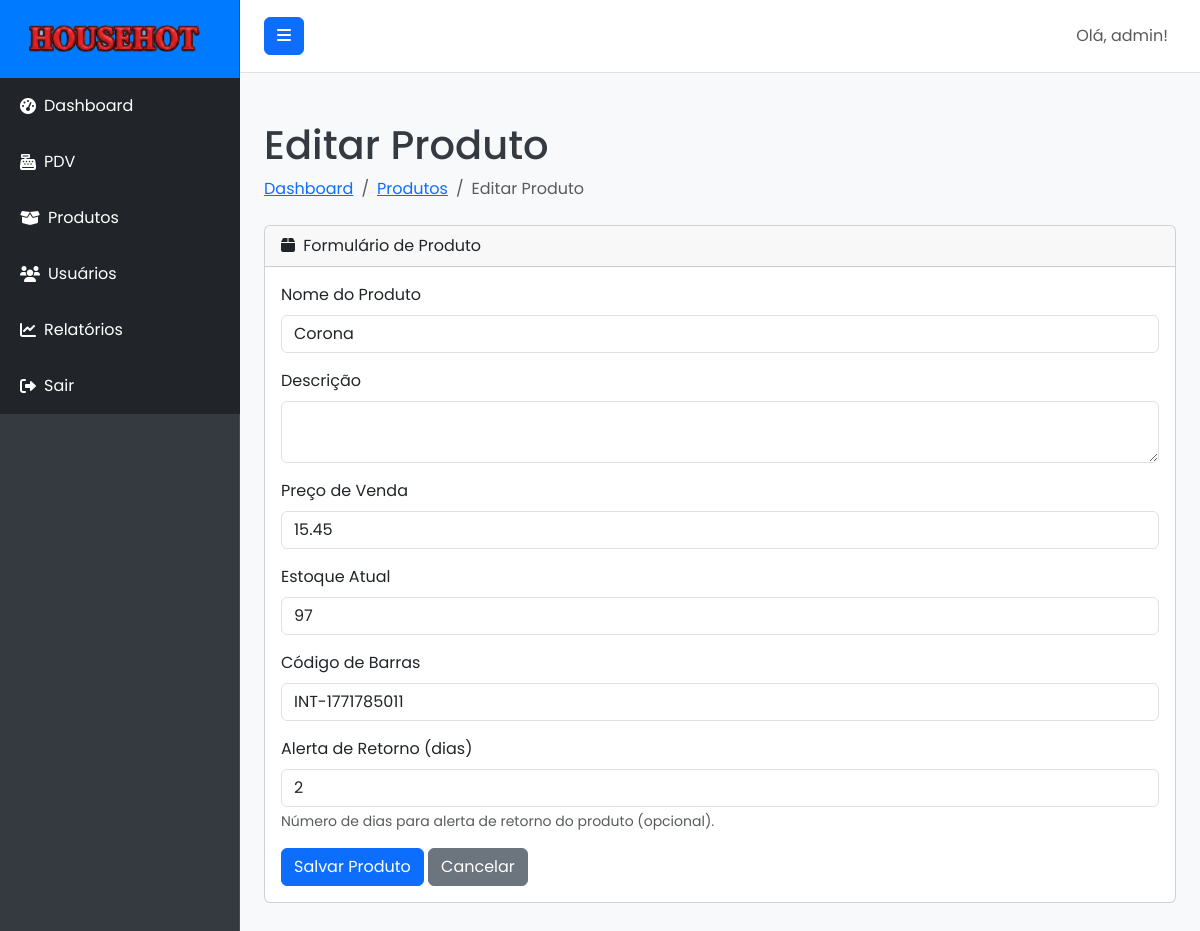
/product/edit/4 (signed in), run on the app's committed database.
### models.py (models this page shows, shortened)
class User(UserMixin, db.Model):
    __tablename__ = 'users'
    id = db.Column(db.Integer, primary_key=True)
    username = db.Column(db.String(80), unique=True, nullable=False)
    email = db.Column(db.String(120), unique=True, nullable=False)
    password_hash = db.Column(db.String(255), nullable=False)
    role = db.Column(db.String(20), default='user', nullable=False)
    created_at = db.Column(db.DateTime, default=datetime.utcnow)
    sales = db.relationship('Sale', backref='operator', lazy=True)
    def is_admin(self):
        return self.role == 'admin'

class Product(db.Model):
    __tablename__ = 'products'
    id = db.Column(db.Integer, primary_key=True)
    name = db.Column(db.String(120), nullable=False)
    description = db.Column(db.Text, nullable=True)
    price = db.Column(db.Float, nullable=False)
    stock = db.Column(db.Integer, default=0, nullable=False)
    barcode = db.Column(db.String(100), unique=True, nullable=True)
    return_alert_days = db.Column(db.Integer, nullable=True)
    created_at = db.Column(db.DateTime, default=datetime.utcnow)
    sale_items = db.relationship('SaleItem', backref='product', lazy=True)

### routes.py (the view)
@main_bp.route('/product/edit/<int:product_id>', methods=['GET', 'POST'])
@admin_required
def edit_product(product_id):
    product = Product.query.get_or_404(product_id)
    form = ProductForm(obj=product)
    if form.validate_on_submit():
        form.populate_obj(product)
        if not product.barcode or not product.barcode.strip(): product.barcode = f"INT-{int(time.time())}"
        db.session.commit()
        return redirect(url_for('main.products'))
    return render_template('add_edit_product.html', title='Editar Produto', form=form)

### forms.py
class ProductForm(FlaskForm):
    name = StringField('Nome do Produto', validators=[DataRequired()])
    description = TextAreaField('Descrição', validators=[Optional()])
    price = DecimalField('Preço de Venda', validators=[DataRequired(), NumberRange(min=0, message='O preço deve ser positivo.')])
    stock = IntegerField('Estoque Atual', validators=[DataRequired(), NumberRange(min=0, message='O estoque não pode ser negativo.')])
    barcode = StringField('Código de Barras', validators=[Optional()])
    return_alert_days = IntegerField('Alerta de Retorno (dias)', validators=[Optional(), NumberRange(min=0, message='O número de dias deve ser positivo.')],
                                     description='Número de dias para alerta de retorno do produto (opcional).')
    submit = SubmitField('Salvar Produto')

### app.py (called while the page is built)
def create_app():
    app = Flask(__name__)
    app.config.from_object(Config)
    db.init_app(app)
    login_manager.init_app(app)
    migrate.init_app(app, db)
    login_manager.login_view = 'main.login'
    @login_manager.user_loader
    def load_user(user_id):
        return User.query.get(int(user_id))
    app.register_blueprint(main_bp)
    with app.app_context():
        db.create_all()
        if not User.query.filter_by(username='admin').first():
            admin_user = User(username='admin', email='admin@pdv.com', role='admin')
            admin_user.set_password('admin123')
            db.session.add(admin_user)
            db.session.commit()
            print("Usuário administrador 'admin' criado com sucesso!")
    return app

### routes.py (called while the page is built)
def admin_required(f):
    @wraps(f)
    @login_required
    def decorated_function(*args, **kwargs):
        if not current_user.is_admin():
            flash('Você não tem permissão para acessar esta página.', 'danger')
            return redirect(url_for('main.dashboard'))
        return f(*args, **kwargs)
    return decorated_function

### templates/add_edit_product.html (shortened to what this page needs)
{% extends "base.html" %}
{% block content %}
<div class="container-fluid">
    <h1 class="mt-4">{{ title }}</h1>
    <ol class="breadcrumb mb-4">
        <li class="breadcrumb-item"><a href="{{ url_for('main.dashboard') }}">Dashboard</a></li>
        <li class="breadcrumb-item"><a href="{{ url_for('main.products') }}">Produtos</a></li>
        <li class="breadcrumb-item active">{{ title }}</li>
    </ol>
    <div class="card mb-4">
        <div class="card-header">
            <i class="fas fa-box me-1"></i>
            Formulário de Produto
        </div>
        <div class="card-body">
            <form method="POST">
                <div class="mb-3">
                    {{ form.name.label(class="form-label") }}
                    {{ form.name(class="form-control") }}
                </div>
                <div class="mb-3">
                    {{ form.description.label(class="form-label") }}
                    {{ form.description(class="form-control") }}
                </div>
                <div class="mb-3">
                    {{ form.price.label(class="form-label") }}
                    {{ form.price(class="form-control") }}
                </div>
                <div class="mb-3">
                    {{ form.stock.label(class="form-label") }}
                    {{ form.stock(class="form-control") }}
                </div>
                <div class="mb-3">
                    {{ form.barcode.label(class="form-label") }}
                    {{ form.barcode(class="form-control") }}
                </div>
                <div class="mb-3">
                    {{ form.return_alert_days.label(class="form-label") }}
                    {{ form.return_alert_days(class="form-control") }}
                    <div class="form-text text-muted">{{ form.return_alert_days.description }}</div>
                </div>
                {{ form.submit(class="btn btn-primary") }}
                <a href="{{ url_for('main.products') }}" class="btn btn-secondary">Cancelar</a>
            </form>
        </div>
    </div>
</div>
{% endblock %}

### templates/base.html (shortened to what this page needs)
<!DOCTYPE html>
<html lang="pt-br">
<head>
    <link href="https://cdn.jsdelivr.net/npm/bootstrap@5.3.0/dist/css/bootstrap.min.css" rel="stylesheet">
    <link rel="stylesheet" href="https://cdnjs.cloudflare.com/ajax/libs/font-awesome/6.0.0-beta3/css/all.min.css">
    <link rel="stylesheet" href="{{ url_for('static', filename='css/style.css') }}">
</head>
<body>
    <div class="d-flex" id="wrapper">
        <div class="bg-dark border-right" id="sidebar-wrapper">
            <div class="sidebar-heading text-white text-center py-4 fs-4 fw-bold">
                <img src="{{ url_for('static', filename='img/logo.png') }}" alt="Logo" class="me-2" style="height: 30px;">
            </div>
            <div class="list-group list-group-flush">
                <a href="{{ url_for('main.dashboard') }}" class="list-group-item list-group-item-action bg-dark text-white">
                    <i class="fas fa-tachometer-alt me-2"></i> Dashboard
                </a>
                <a href="{{ url_for('main.pdv') }}" class="list-group-item list-group-item-action bg-dark text-white">
                    <i class="fas fa-cash-register me-2"></i> PDV
                </a>
                {% if current_user.is_authenticated and current_user.is_admin() %}
                <a href="{{ url_for('main.products') }}" class="list-group-item list-group-item-action bg-dark text-white">
                    <i class="fas fa-box-open me-2"></i> Produtos
                </a>
                <a href="{{ url_for('main.users') }}" class="list-group-item list-group-item-action bg-dark text-white">
                    <i class="fas fa-users me-2"></i> Usuários
                </a>
                <a href="{{ url_for('main.reports') }}" class="list-group-item list-group-item-action bg-dark text-white">
                    <i class="fas fa-chart-line me-2"></i> Relatórios
                </a>
                {% endif %}
                <a href="{{ url_for('main.logout') }}" class="list-group-item list-group-item-action bg-dark text-white">
                    <i class="fas fa-sign-out-alt me-2"></i> Sair
                </a>
            </div>
        </div>
        <div id="page-content-wrapper">
            <nav class="navbar navbar-expand-lg navbar-light bg-light border-bottom">
                <button class="btn btn-primary" id="menu-toggle">
                    <i class="fas fa-bars"></i>
                </button>
                <div class="collapse navbar-collapse" id="navbarSupportedContent">
                    <ul class="navbar-nav ms-auto mt-2 mt-lg-0">
                        <li class="nav-item active">
                            <a class="nav-link" href="#">Olá, {{ current_user.username }}!</a>
                        </li>
                    </ul>
                </div>
            </nav>
            <div class="container-fluid py-4">
                {% block content %}{% endblock %}
            </div>
        </div>
        </div>
</body>
</html>

### static/css/style.css (style rules this page uses)
:root { --primary-color: #007bff; --secondary-color: #28a745; --info-color: #17a2b8; --warning-color: #ffc107; --danger-color: #dc3545; --background-light: #f8f9fa; --text-dark: #343a40; --text-light: #ffffff; --sidebar-bg: #343a40; --sidebar-link-hover: #0056b3; --sidebar-header-bg: var(--primary-color); --navbar-bg: #ffffff; --navbar-border-bottom: #e0e0e0; --card-bg: #ffffff; --card-shadow: 0 0.125rem 0.25rem rgba(0, 0, 0, 0.075); --login-bg-gradient-start: #007bff; --login-bg-gradient-end: #0056b3; --login-card-bg: rgba(255, 255, 255, 0.95); --login-card-shadow: 0 10px 25px rgba(0, 0, 0, 0.2); }
body { font-family: 'Poppins', sans-serif; background-color: var(--background-light); color: var(--text-dark); margin: 0; overflow-x: hidden; }
#wrapper { display: flex; width: 100%; align-items: stretch; }
#sidebar-wrapper { min-height: 100vh; width: 15rem; margin-left: 0; transition: margin .25s ease-out; background-color: var(--sidebar-bg) !important; border-right: 1px solid rgba(255, 255, 255, 0.1); flex-shrink: 0; }
#sidebar-wrapper .sidebar-heading { padding: 1.5rem 1.25rem; background-color: var(--sidebar-header-bg); display: flex; align-items: center; justify-content: center; }
#sidebar-wrapper .list-group { width: 15rem; }
#sidebar-wrapper .list-group-item { border: none; padding: 1rem 1.25rem; color: rgba(255, 255, 255, 0.7); background-color: transparent; text-decoration: none; display: flex; align-items: center; }
#page-content-wrapper { flex: 1; min-width: 0; width: 100%; }
.navbar { padding: 1rem 1.5rem; background-color: var(--navbar-bg) !important; border-bottom: 1px solid var(--navbar-border-bottom); }

### data on the page
User: username "admin"
Product: name "Corona", price "15.45", stock "97", barcode "INT-1771785011", return_alert_days "2"

### other printed values
{{ title }} "Editar Produto"
